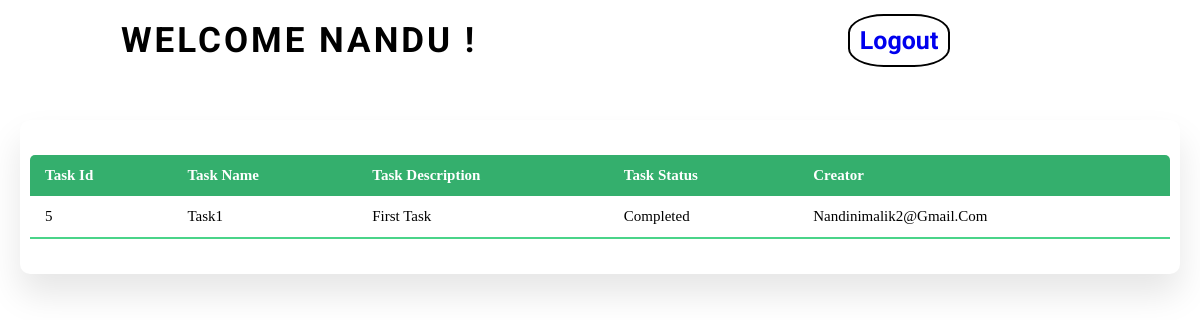
Before: /student/dashboard/7/ (signed in) with the older database file.
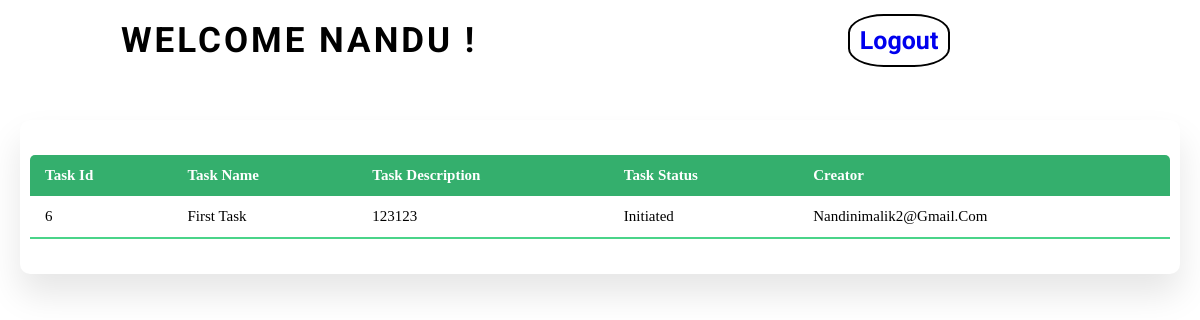
After: the same page with the newer database file.
### task/models.py (models this page shows)
class CustomUser(AbstractUser):
    username = None
    name= models.CharField(max_length=50,null=True)
    email = models.EmailField(_('email address'), unique=True)
    phone = models.CharField(max_length=10,validators=[MinLengthValidator(10)],unique=True)
    gender=models.CharField(max_length=50,choices=(("Male","Male"),("Female","Female"),("Other","Other")))
    country=models.CharField(max_length=50,null=True)
    experience=models.CharField(max_length=50,null=True)
    role=models.CharField(max_length=50,choices=((
        ("Teacher","Teacher"),
        ("Student","Student"))))
    USERNAME_FIELD = 'email'
    REQUIRED_FIELDS = []
    objects = CustomUserManager()
    def __str__(self):
        return self.email

class Task(models.Model):
    task_id=models.AutoField(primary_key=True,auto_created=True)
    task_name=models.CharField(max_length=50)
    task_description=models.TextField()
    task_status=models.CharField(max_length=50,choices=(
        ("Initiate","Initiate"),
        ("Pending","Pending"),
        ("Completed","Completed"),
        ("OnHold","OnHold")
    ))
    creator_id=models.ForeignKey(CustomUser,on_delete=models.CASCADE)
    def __str__(self):
        return self.task_name

### task/views.py (the view)
# urls.py: path('student/dashboard/<int:pk>/',views.studentDashboard,name="student_dashboard"),
@login_required(redirect_field_name='/login/')
def studentDashboard(request,pk):
    if(request.user.id!=pk or request.user.role!='Student'):
        return HttpResponse('Unauthorized', status=401)
    taskAssignments=TaskAssignment.objects.filter(student_id=request.user)
    print(request.user)
    task_ids=[task.task_id.task_id for task in taskAssignments]
    print(task_ids)
    tasks=Task.objects.filter(task_id__in=task_ids)
    print(tasks)
    return render(request,'studentDashboard.html',{"tasks":tasks,"name":request.user.name})

### task/templates/studentDashboard.html (shortened to what this page needs)
{% load static %}
<!DOCTYPE html>
<html lang="en">
  <head>
    <link rel="stylesheet" href="{% static 'css/teach.css' %}" />
  </head>
  <body>
    <nav>
      <div class="logo">
        <h4>Welcome {{name}} !</h4>
      </div>
      <ul class="nav-links">
        <li>
          <a href="/logout/">Logout</a>
        </li>
      </ul>
    </nav>
    <section class="main">
      <section class="tasks">
        <section class="task-list">
          <table class="table">
            <thead>
              <tr>
                <th>Task Id</th>
                <th>Task Name</th>
                <th>Task Description</th>
                <th>Task Status</th>
                <th>Creator</th>
              </tr>
            </thead>
            <tbody>
              {% for task in tasks%}
              <tr>
                <td>{{task.task_id}}</td>
                <td>{{task.task_name}}</td>
                <td>{{task.task_description}}</td>
                <td>{{task.task_status}}</td>
                <td>{{task.creator_id}}</td>
              </tr>
              {% endfor %}
            </tbody>
          </table>
        </section>
      </section>
    </section>
  </body>
</html>

### task/static/css/teach.css (style rules this page uses)
* { margin: 0px; padding: 0px; box-sizing: border-box; }
nav { display: flex; justify-content: space-around; align-items: center; min-height: 10vh; font-family: "Roboto", sans-serif; }
.logo { text-transform: uppercase; letter-spacing: 3px; font-size: 35px; font-weight: 700; }
.nav-links { display: flex; justify-content: space-around; width: 30%; }
.nav-links li { list-style: none; border: solid 2px black; padding: 10px; border-radius: 35%; cursor: pointer; }
.nav-links a { text-decoration: none; letter-spacing: none; font-weight: bold; font-size: 25px; }
.main { position: relative; padding: 20px; width: 100%; }
.tasks { margin-top: 20px; text-transform: capitalize; }
.task-list { width: 100%; padding: 10px; margin-top: 10px; background: #fff; border-radius: 10px; box-shadow: 0 20px 35px rgba(0, 0, 0, 0.1); }
.table { border-collapse: collapse; margin: 25px 0; font-size: 15px; min-width: 100%; overflow: hidden; border-radius: 5px 5px 0 0; }
table thead tr { color: #fff; background: #34af6d; text-align: left; font-weight: bold; }
.table th, .table td { padding: 12px 15px; }
.table tbody tr { border-bottom: 1px solid #ddd; }
.table tbody tr:last-of-type { border-bottom: 2px solid #4ad489; }

Changed rows visible on the page:
removed Task: task_id "5", task_name "Task1", task_description "First Task", task_status "Completed", creator_id "Nandinimalik2@gmail.com"
added Task: task_id "6", task_name "First Task", task_description "123123", task_status "Initiated", creator_id "Nandinimalik2@gmail.com"
